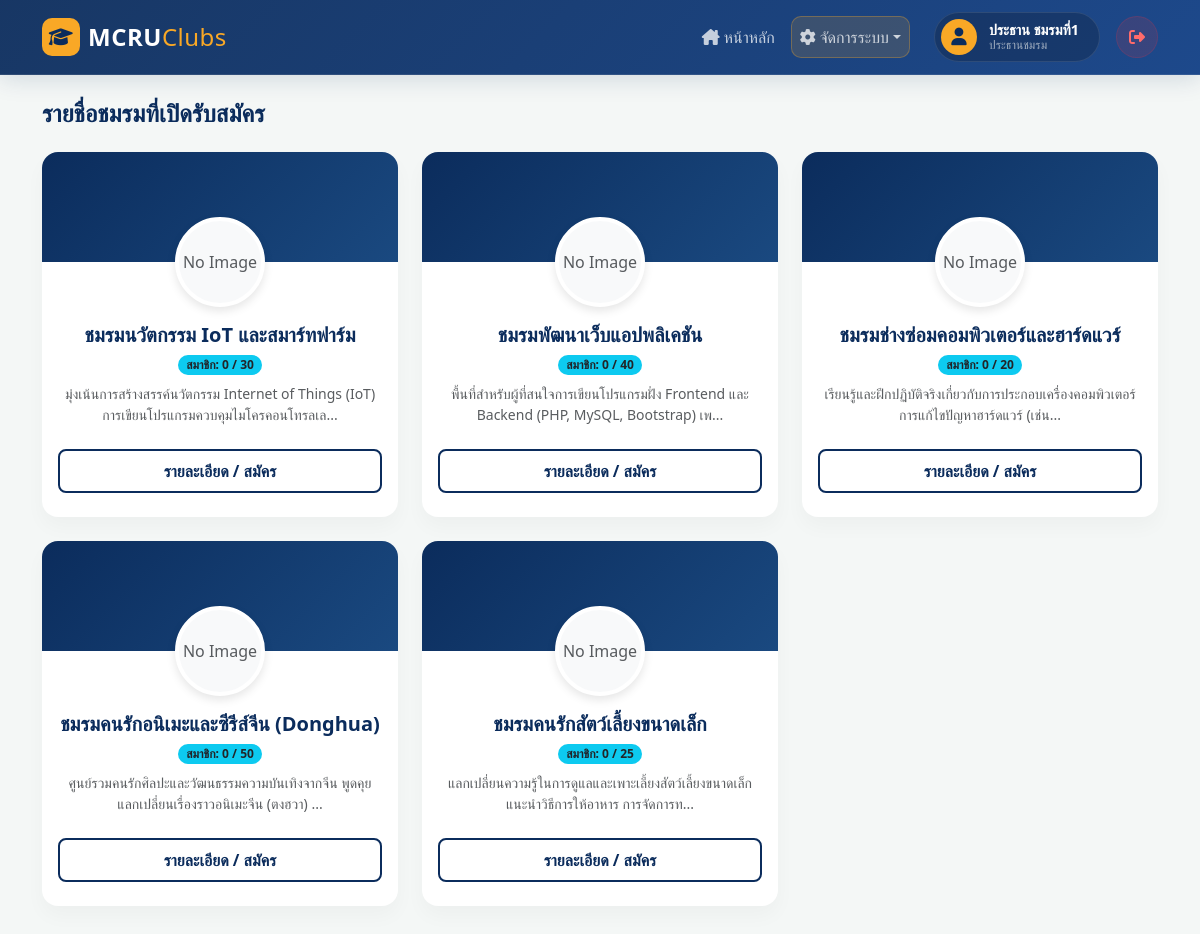
Screenshot of /index.php (signed in) with the database file from the repository.
### tables this page shows
CREATE TABLE `clubs`  (
  `id` int NOT NULL AUTO_INCREMENT COMMENT 'รหัสอ้างอิงชมรม (Primary Key)',
  `club_name` varchar(100) NOT NULL COMMENT 'ชื่อชมรม',
  `description` text NULL COMMENT 'รายละเอียด/คำอธิบายชมรม',
  `club_logo` varchar(255) NULL DEFAULT NULL COMMENT 'path หรือ URL รูปโลโก้ชมรม',
  `qr_code` varchar(255) NULL DEFAULT NULL COMMENT 'path หรือ URL QR code สำหรับสมัครเข้าชมรม',
  `max_members` int NULL DEFAULT 50 COMMENT 'จำนวนสมาชิกสูงสุดที่รับได้',
  `president_id` int NULL DEFAULT NULL COMMENT 'FK อ้างถึง users.id ผู้เป็นประธานชมรมนี้ (NULL ถ้ายังไม่มีประธาน)',
  PRIMARY KEY (`id`) USING BTREE,
  INDEX `president_id`(`president_id` ASC) USING BTREE,
  CONSTRAINT `clubs_ibfk_1` FOREIGN KEY (`president_id`) REFERENCES `users` (`id`) ON DELETE SET NULL ON UPDATE RESTRICT
);

### index.php (the view, shortened to what this page needs)
<?php
session_start(); require 'db.php';
$sql = "SELECT c.*, (SELECT COUNT(*) FROM applications WHERE club_id = c.id AND status='approved') as current_members FROM clubs c";
$clubs = $conn->query($sql);
?>
<!DOCTYPE html><html lang="th"><head><meta charset="UTF-8"><title>หน้าหลักชมรม</title>
<link href="https://cdn.jsdelivr.net/npm/bootstrap@5.3.0/dist/css/bootstrap.min.css" rel="stylesheet">
<link rel="stylesheet" href="style.css"></head><body>
<?php include 'navbar.php'; ?>
<div class="container pb-5 mt-4">
    <h4 class="text-primary-custom fw-bold mb-4">รายชื่อชมรมที่เปิดรับสมัคร</h4>
    <div class="row g-4">
        <?php while ($row = $clubs->fetch_assoc()): ?>
        <div class="col-md-6 col-lg-4">
            <div class="card-custom h-100 text-center d-flex flex-column">
                <div class="club-banner"></div>
                <div class="px-3 pb-4 d-flex flex-column flex-grow-1 align-items-center">
                    <?php if(!empty($row['club_logo']) && file_exists($row['club_logo'])): ?>
                        <img src="<?= htmlspecialchars($row['club_logo']) ?>" class="club-logo-thumb" alt="Logo">
                    <?php else: ?><div class="club-logo-thumb bg-light d-flex align-items-center justify-content-center text-muted">No Image</div><?php endif; ?>
                    <h5 class="text-primary-custom fw-bold mt-3 mb-1"><?= htmlspecialchars($row['club_name']) ?></h5>
                    <div class="mb-2"><span class="badge bg-info text-dark rounded-pill">สมาชิก: <?= $row['current_members'] ?> / <?= $row['max_members'] ?></span></div>
                    <p class="text-muted small flex-grow-1 mb-4"><?= mb_substr(htmlspecialchars($row['description']), 0, 90) . '...' ?></p>
                    <a href="club_detail.php?id=<?= $row['id'] ?>" class="btn-outline-custom w-100 py-2">รายละเอียด / สมัคร</a>
                </div>
            </div>
        </div>
        <?php endwhile; ?>
    </div>
</div></body></html>

### style.css (style rules this page uses)
:root { --primary-blue: #0b2c5c; --primary-hover: #071d3d; --accent-gold: #f9a826; --bg-light: #f4f7f6; --text-dark: #2d3748; }
body { background-color: var(--bg-light); font-family: "Segoe UI", Tahoma, Geneva, Verdana, sans-serif; color: var(--text-dark); }
.btn-outline-custom { border: 2px solid var(--primary-blue); color: var(--primary-blue); background: transparent; border-radius: 8px; padding: 10px 20px; font-weight: 600; transition: 0.3s; text-align: center; display: inline-block; text-decoration: none; }
.card-custom { border: none; border-radius: 16px; box-shadow: 0 10px 20px rgba(0, 0, 0, 0.03); transition: 0.3s; background: #ffffff; overflow: hidden; }
.text-primary-custom { color: var(--primary-blue) !important; }
.club-banner { height: 110px; background: linear-gradient(135deg, var(--primary-blue), #1a4980); position: relative; }
.club-logo-thumb { width: 90px; height: 90px; object-fit: cover; border-radius: 50%; border: 4px solid #fff; margin-top: -45px; background: #fff; box-shadow: 0 4px 10px rgba(0, 0, 0, 0.1); position: relative; z-index: 2; }

### rows the page displays
clubs: shows "No Image", club_name "ชมรมนวัตกรรม IoT และสมาร์ทฟาร์ม", current_members "0", max_members "30", description "มุ่งเน้นการสร้างสรรค์นวัตกรรม Internet of Things (IoT) การเขียนโปรแกรมควบคุมไมโครคอนโทรลเล"
clubs: shows "No Image", club_name "ชมรมพัฒนาเว็บแอปพลิเคชัน", current_members "0", max_members "40", description "พื้นที่สำหรับผู้ที่สนใจการเขียนโปรแกรมฝั่ง Frontend และ Backend (PHP, MySQL, Bootstrap) เพ"
clubs: shows "No Image", club_name "ชมรมช่างซ่อมคอมพิวเตอร์และฮาร์ดแวร์", current_members "0", max_members "20", description "เรียนรู้และฝึกปฏิบัติจริงเกี่ยวกับการประกอบเครื่องคอมพิวเตอร์ การแก้ไขปัญหาฮาร์ดแวร์ (เช่น"
clubs: shows "No Image", club_name "ชมรมคนรักอนิเมะและซีรีส์จีน (Donghua)", current_members "0", max_members "50", description "ศูนย์รวมคนรักศิลปะและวัฒนธรรมความบันเทิงจากจีน พูดคุยแลกเปลี่ยนเรื่องราวอนิเมะจีน (ตงฮวา)"
clubs: shows "No Image", club_name "ชมรมคนรักสัตว์เลี้ยงขนาดเล็ก", current_members "0", max_members "25", description "แลกเปลี่ยนความรู้ในการดูแลและเพาะเลี้ยงสัตว์เลี้ยงขนาดเล็ก แนะนำวิธีการให้อาหาร การจัดการท"

### other values shown
$_SESSION['name'] "ประธาน ชมรมที่1"
